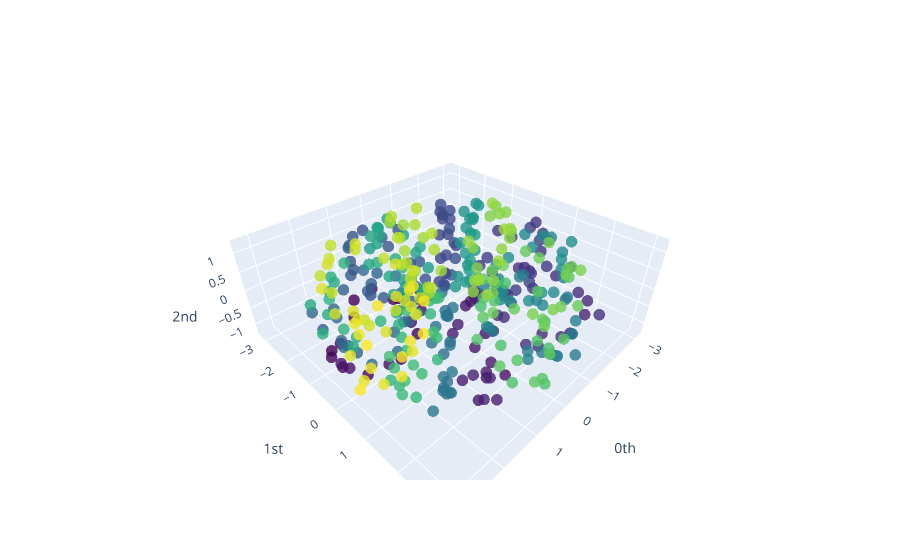

The cell this chart's notebook holds for it:
### Code cell
plot_point_cloud(point_clouds_basic[-1])

### Figure 1 — Plotly figure (JSON) as saved in the notebook; plotly's stock layout.template omitted (floating-point values rounded to 4 significant figures; data arrays with more than 128 entries replaced by an {"elided": "..."} marker saying what was removed)
{"data": [{"marker": {"color": {"elided": "400 int values"}, "colorscale": [[0, "#440154"], [0.1111, "#482878"], [0.2222, "#3e4989"], [0.3333, "#31688e"], [0.4444, "#26828e"], [0.5556, "#1f9e89"], [0.6667, "#35b779"], [0.7778, "#6ece58"], [0.8889, "#b5de2b"], [1, "#fde725"]], "opacity": 0.8, "size": 4}, "mode": "markers", "type": "scatter3d", "x": {"elided": "400 float values"}, "y": {"elided": "400 float values"}, "z": {"elided": "400 float values"}}], "layout": {"scene": {"xaxis": {"exponentformat": "e", "showexponent": "all", "title": {"text": "0th"}, "type": "linear"}, "yaxis": {"exponentformat": "e", "showexponent": "all", "title": {"text": "1st"}, "type": "linear"}, "zaxis": {"exponentformat": "e", "showexponent": "all", "title": {"text": "2nd"}, "type": "linear"}}}}
